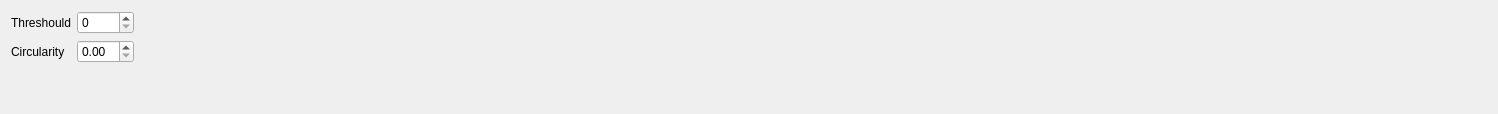
               <widget class="QWidget" name="settingpage_algorithm_tab">
                <attribute name="title">
                 <string>Algorithm</string>
                </attribute>
                <layout class="QGridLayout" name="gridLayout_9">
                 <item row="1" column="1">
                  <widget class="QDoubleSpinBox" name="settingpage_algorithm_circularity_spinbox"/>
                 </item>
                 <item row="2" column="0">
                  <spacer name="verticalSpacer_6">
                   <property name="orientation">
                    <enum>Qt::Vertical</enum>
                   </property>
                   <property name="sizeHint" stdset="0">
                    <size>
                     <width>20</width>
                     <height>40</height>
                    </size>
                   </property>
                  </spacer>
                 </item>
                 <item row="0" column="0">
                  <widget class="QLabel" name="label_22">
                   <property name="text">
                    <string>Threshould</string>
                   </property>
                  </widget>
                 </item>
                 <item row="0" column="1">
                  <widget class="QSpinBox" name="settingpage_algorithm_threshould_spinbox">
                   <property name="maximum">
                    <number>255</number>
                   </property>
                  </widget>
                 </item>
                 <item row="0" column="2">
                  <spacer name="horizontalSpacer_16">
                   <property name="orientation">
                    <enum>Qt::Horizontal</enum>
                   </property>
                   <property name="sizeHint" stdset="0">
                    <size>
                     <width>1353</width>
                     <height>20</height>
                    </size>
                   </property>
                  </spacer>
                 </item>
                 <item row="1" column="0">
                  <widget class="QLabel" name="label_24">
                   <property name="text">
                    <string>Circularity</string>
                   </property>
                  </widget>
                 </item>
                </layout>
               </widget>
